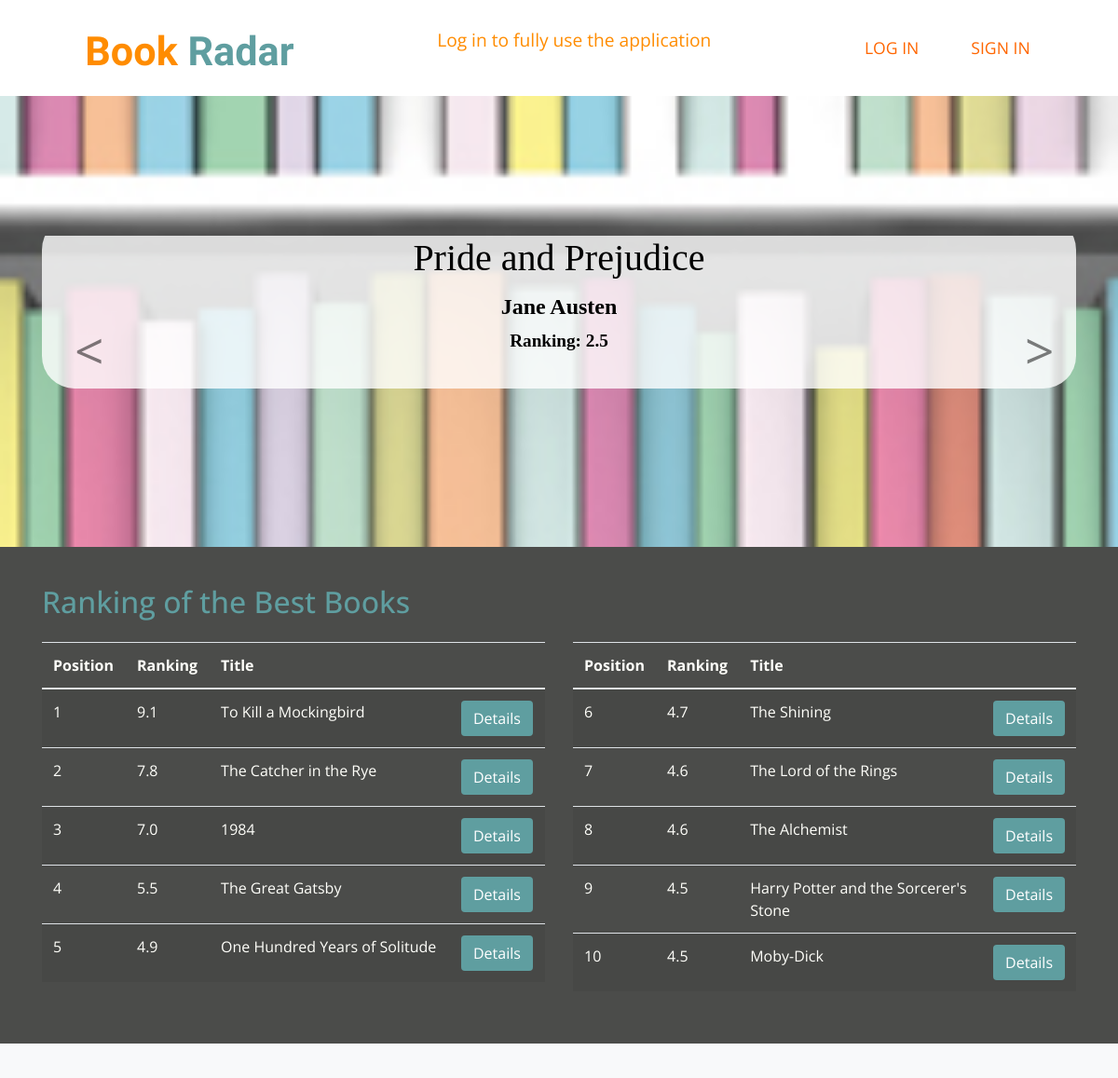
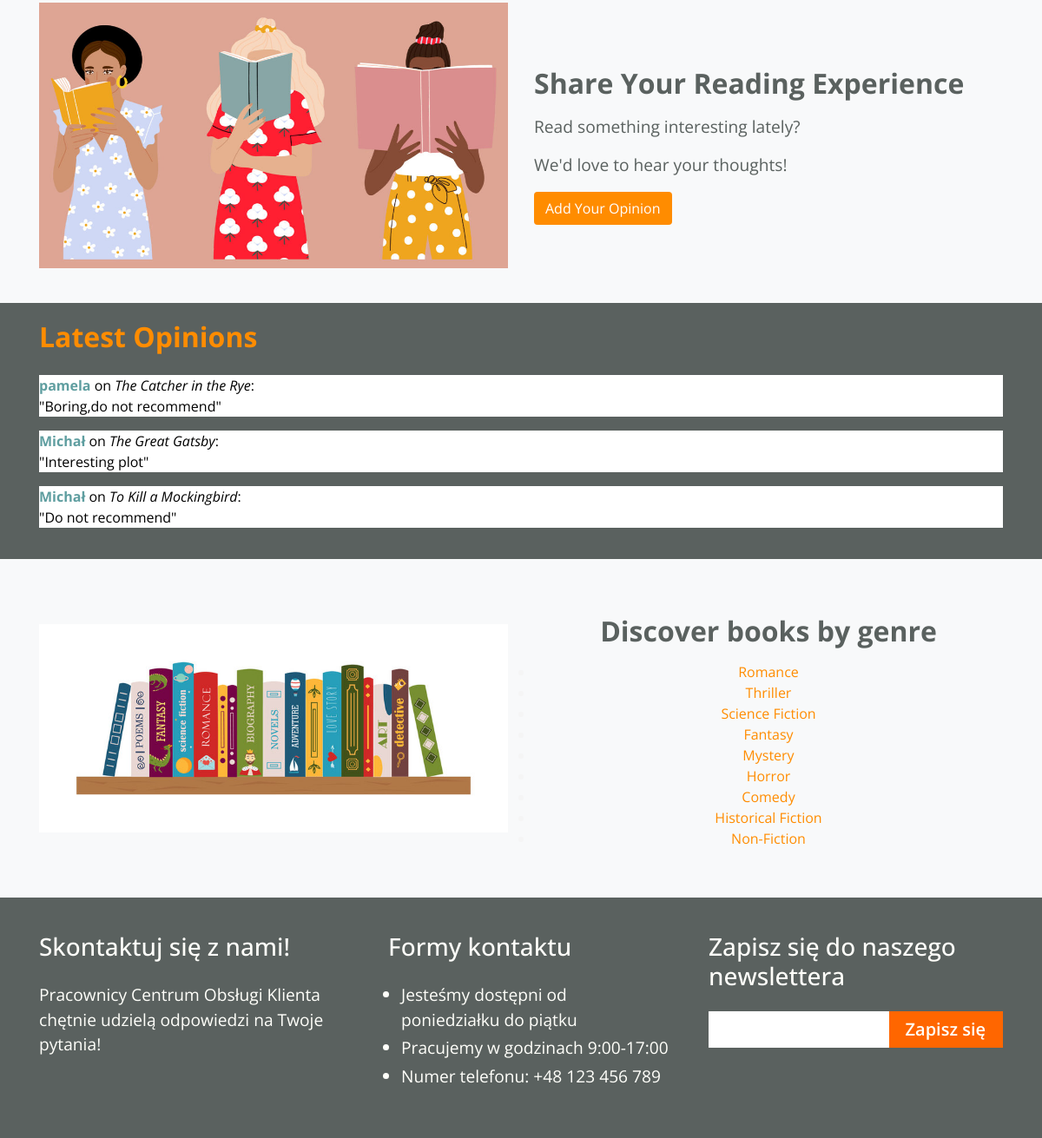
The page / on the database its author committed (2 pictures, top to bottom).
### BookRadar/models.py (models this page shows, shortened)
class Book(models.Model):
    title = models.CharField(max_length=64)
    author = models.CharField(max_length=64)
    publisher = models.CharField(max_length=64, null=True)
    year = models.IntegerField(null=True)
    ranking = models.DecimalField(max_digits=3, decimal_places=1, null=True)
    average_rating = models.DecimalField(max_digits=3, decimal_places=1, null=True, blank=True)
    type = models.IntegerField(choices=BOOK_TYPES, null=True)

class Review(models.Model):
    user = models.ForeignKey(User, on_delete=models.CASCADE)
    book = models.ForeignKey(Book, on_delete=models.CASCADE)
    rating = models.IntegerField(default=1, validators=[MinValueValidator(1), MaxValueValidator(10)])
    comment = models.TextField()
    created = models.DateTimeField(auto_now_add=True)

### BookRadar/views.py (the view)
# urls.py: path('', views.IndexView.as_view(), name='index'),
class IndexView(View):
    def get(self, request):
        carousel_books = list(Book.objects.all())
        random.shuffle(carousel_books)
        carousel_books = carousel_books[:3]
        books  = Book.objects.all()
        best_books = books.order_by('-ranking')[:11]
        reviews = Review.objects.all().order_by('-created')[:3]
        ctx = {'carousel_books':carousel_books, 'best_books':best_books, 'reviews':reviews, 'books':books, 'types':BOOK_TYPES}
        return render(request, 'index.html', ctx)

### templates/index.html (shortened to what this page needs)
{% load static %}
<!DOCTYPE html>
<html lang="en">
<head>
    <link rel="stylesheet" href="https://stackpath.bootstrapcdn.com/bootstrap/4.1.3/css/bootstrap.min.css"
>
    <link rel="stylesheet" href="{% static "css/style.css" %}">
</head>
<body>
    <header class="page-header" style="background-color: white">
        <nav class="navbar navbar-expand-lg justify-content-around">
            <a href="{% url 'index' %}" class="btn navbar-brand main-logo">
                <span style="color: darkorange;">Book</span> <span style="color: cadetblue">Radar</span>
            </a>
            {% if user.is_authenticated %}
                <p style="color: darkorange">Hello {{ user.username }} !</p>
                <a href="{% url 'add-opinion' %}" style="color: cadetblue">Add new opinion</a>
                <ul class="nav nounderline text-uppercase">
                    <li class="nav-item ml-4">
                        <a class="nav-link color-header" href="{% url 'logout' %}">log out</a>
                    </li>
                </ul>
            {% else %}
                <p style="color: darkorange">Log in to fully use the application</p>
                <ul class="nav nounderline text-uppercase">
                    <li class="nav-item ml-4">
                        <a class="nav-link color-header" href="{% url 'login' %}">log in</a>
                    </li>
                    <li class="nav-item ml-4">
                        <a class="nav-link color-header" href="{% url 'register' %}">sign in</a>
                    </li>
                </ul>
            {% endif %}
        </nav>
    </header>
    {% block content %}
    <section class="padding-large bg-light" style="background: url('{% static 'images/back.jpg' %}') center/cover fixed no-repeat; background-size: cover;">
      <div id="carouselExampleControls" class="carousel slide main-slider" data-ride="carousel">
        <div class="carousel-inner container">
          {% for book in carousel_books %}
          <div class="carousel-item {% if forloop.first %}active{% endif %}">
            <div class="carousel-caption d-block" style="background: rgba(255, 255, 255, 0.8); border-radius: 35px; padding: 20px; font-family: Pagul">
              <h1 style="font-size: 2.5em; margin-bottom: 10px;">{{ book.title }}</h1>
              <p style="font-size: 1.5em; margin-bottom: 5px;">{{ book.author }}</p>
              <p style="font-size: 1.2em;">Ranking: {{ book.ranking }}</p>
            </div>
          </div>
          {% endfor %}
        </div>
        <a class="carousel-control-prev" href="#carouselExampleControls" role="button" data-slide="prev">
          <span class="carousel-control-prev-icon" aria-hidden="true"></span>
        </a>
        <a class="carousel-control-next" href="#carouselExampleControls" role="button" data-slide="next">
          <span class="carousel-control-next-icon" aria-hidden="true"></span>
        </a>
      </div>
    </section>
    <section class="section-more padding-small">
        <div class="container">
            <h2 class="pb-3" style="color: cadetblue">Ranking of the Best Books</h2>
            <div class="row">
                <div class="col-md-6">
                    <table class="table table-striped">
                        <thead>
                            <tr>
                                <th>Position</th>
                                <th>Ranking</th>
                                <th>Title</th>
                                <th></th>
                            </tr>
                        </thead>
                        <tbody>
                            {% for book in best_books|slice:":5" %}
                                <tr>
                                    <td>{{ forloop.counter }}</td>
                                    <td>{{ book.ranking }}</td>
                                    <td>{{ book.title }}</td>
                                    <td>
                                        <button class="btn" style="background-color: cadetblue">
                                            <a href="#" style="color: white">Details</a>
                                        </button>
                                    </td>
                                </tr>
                            {% endfor %}
                        </tbody>
                    </table>
                </div>
                <div class="col-md-6">
                    <table class="table table-striped">
                        <thead>
                            <tr>
                                <th>Position</th>
                                <th>Ranking</th>
                                <th>Title</th>
                                <th></th>
                            </tr>
                        </thead>
                        <tbody>
                            {% for book in best_books|slice:"6:" %}
                                <tr>
                                    <td>{{ forloop.counter0|add:6 }}</td>
                                    <td>{{ book.ranking }}</td>
                                    <td>{{ book.title }}</td>
                                    <td>
                                        <button class="btn" style="background-color: cadetblue">
                                            <a href="#" style="color: white">Details</a>
                                        </button>
                                    </td>
                                </tr>
                            {% endfor %}
                        </tbody>
                    </table>
                </div>
            </div>
        </div>
    </section>
    <section class="padding-small details bg-light">
        <div class="container">
            <div class="row align-items-center">
                <div class="col-md-6">
                    <div class="text-center">
                        <img src="{% static 'images/opinion.jpg' %}" class="img-fluid" alt="Book Opinion Image">
                    </div>
                </div>
                <div class="col-md-6">
                    <div class="text-center text-md-left mt-4">
                        <h2 class="font-weight-bold mb-3">Share Your Reading Experience</h2>
                        <p>Read something interesting lately?</p>
                        <p>We'd love to hear your thoughts!</p>
                        {% if user.is_authenticated %}
                            <a href="{% url 'add-opinion' %}" class="btn" style="background-color: darkorange; color: white">Add Your Opinion</a>
                        {% else %}
                            <a href="{% url 'login' %}" class="btn" style="background-color: darkorange; color: white">Add Your Opinion</a>
                        {% endif %}
                    </div>
                </div>
            </div>
        </div>
    </section>
    <section class="newsletter-section padding-small">
        <div class="container" style="color: black">
            <h2 class="font-weight-bold mb-4" style="color: darkorange">Latest Opinions</h2>
            <ul class="list-unstyled">
                {% for review in reviews %}
                    <li class="mb-3" style="background-color: white">
                        <span class="font-weight-bold" style="color: cadetblue">{{ review.user.username }}</span>
                        on
                        <span class="font-italic">{{ review.book.title }}</span>:
                        <br>
                        "{{ review.comment }}"
                    </li>
                {% endfor %}
            </ul>
        </div>
    </section>
    <section class="padding-small details bg-light">
        <div class="container">
            <div class="row align-items-center">
                <div class="col-md-6">
                    <div class="text-center">
                        <img src="{% static 'images/genre2.jpg' %}" class="img-fluid genre-image" alt="Book Genre Image">
                    </div>
                </div>
                <div class="col-md-6 ">
                    <div class="text-center text-md-left mt-4 ">
                        <h2 class="font-weight-bold mb-3 text-center">Discover books by genre</h2>
                        <ul class="book-types-list center" style="color: whitesmoke">
                            {% for type in types %}
                            <li>
                                {% if user.is_authenticated %}
                                    <a href="/type/{{ type.0 }}" style="color: darkorange">{{ type.1 }}</a>
                                {% else %}
                                    <a href="{% url 'login' %}"  style="color: darkorange">{{ type.1 }}</a>
                                {% endif %}
                            </li>
                            {% endfor %}
                        </ul>
                    </div>
                </div>
            </div>
        </div>
    </section>
<section class="last-info-section padding-small" id="contact">
    <div class="container">
        <div class="row">
            <div class="col">
                <h3 class="mb-4">Skontaktuj się z nami!</h3>
                <p>Pracownicy Centrum Obsługi Klienta chętnie udzielą odpowiedzi na Twoje pytania!</p>
            </div>
            <div class="col pl-4 ml-4">
                <h3 class="mb-4">Formy kontaktu</h3>
                <ul class="container">
                    <li>Jesteśmy dostępni od poniedziałku do piątku</li>
                    <li>Pracujemy w godzinach 9:00-17:00</li>
                    <li>Numer telefonu: +48 123 456 789</li>
                </ul>
            </div>
            <div class="col">
                <h3 class="mb-4">Zapisz się do naszego newslettera</h3>
                <div class="input-group mb-3">
                    <input type="text" class="form-control border-0 rounded-0" placeholder=""
                        aria-label="Recipient's username" aria-describedby="basic-addon2">
                    <div class="input-group-append">
                        <button class="input-group-text btn-color border-0 rounded-0" type="submit" id="basic-addon2"><a
                                href="index.html">Zapisz się</a></button>
                    </div>
                </div>
            </div>
        </div>
    </div>
</section>
    {% endblock %}
</body>
</html>

### BookRadar/static/css/style.css (style rules this page uses)
:root { --link-color: #ff6600; --light-link-color: #fffffa; --background-color: #4b4c4a; --lighter-background-color: #5a615f; --lighter-text-color: #9fa292; --dark-text: #000000; --blue: #007bff; --yellow: #ffc107; --green: #1e7e34; font-size: 16px; }
* { margin: 0; padding: 0; box-sizing: border-box; }
html { min-height: 100%; }
body { font-family: "Open Sans", sans-serif; font-weight: 400; background: repeat url("/static/images/image.png"); }
p { font-size: 1.2rem; }
.bg-light { background: #EAEAEA; }
.center { text-align: center; }
.btn-color { background-color: var(--link-color); color: var(--light-link-color); font-weight: 600; font-size: 20px; padding: 8px 18px; }
.btn-color a { text-decoration: none; color: var(--light-link-color); }
.color-header { color: var(--link-color); }
.nav-link.color-header { color: var(--link-color) !important; }
.padding-large { padding: 150px 0; }
.padding-small { padding: 40px 0; }
.page-header { background: var(--background-color); }
.nav-link { color: var(--light-link-color)!important; font-size: 1.1rem; }
.main-logo { font-family: "Charmonman", cursive; display: inline-block; color: var(--light-link-color)!important; margin-top: 10px; font-size: 2.7rem; font-weight: 600; }
.main-logo span { color: var(--link-color); }
.carousel-control-prev-icon, .carousel-control-next-icon { opacity: 1 !important; outline: black; background-image: none; }
.carousel-control-next-icon:after { content: '>'; font-size: 55px; color: var(--dark-text); }
.carousel-control-prev-icon:after { content: '<'; font-size: 55px; color: var(--dark-text); }
.carousel-caption { position: relative !important; left: 0 !important; right: 0 !important; font-weight: 600; color: var(--dark-text) !important; }
.section-more { background: var(--background-color); color: var(--light-link-color); }
.details { color: var(--lighter-background-color); }
.newsletter-section { background: var(--lighter-background-color); color: var(--light-link-color); padding: 20px; }
.last-info-section { background: var(--lighter-background-color); color: var(--light-link-color); font-size: 1.2rem; }
.last-info-section .form-control { height: 42px; }
.last-info-section .btn-color { padding: 0 20px; }
.last-info-section li { font-size: 1.2rem; margin: 4px 0; }

### rows shown on the page
Book: title "Pride and Prejudice", author "Jane Austen", ranking "2.5"
Book: ranking "9.1", title "To Kill a Mockingbird"
Book: ranking "7.8", title "The Catcher in the Rye"
Book: ranking "7.0", title "1984"
Book: ranking "5.5", title "The Great Gatsby"
Book: ranking "4.9", title "One Hundred Years of Solitude"
Book: ranking "4.7", title "The Shining"
Book: ranking "4.6", title "The Lord of the Rings"
Book: ranking "4.6", title "The Alchemist"
Book: ranking "4.5", title "Harry Potter and the Sorcerer's Stone"
Book: ranking "4.5", title "Moby-Dick"
Review: user.username "pamela", book "The Catcher in the Rye", comment "Boring,do not recommend"
Review: user.username "Michał", book "The Great Gatsby", comment "Interesting plot"
Review: user.username "Michał", book "To Kill a Mockingbird", comment "Do not recommend"

### other values the page prints
{{ type.1 }} "Romance" "Thriller" "Science Fiction" "Fantasy" "Mystery" "Horror" "Comedy" "Historical Fiction" "Non-Fiction"
